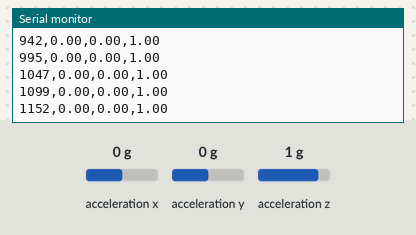
Simulated run of this sketch. Board: Arduino Uno, built with avr-gcc and run on an emulated ATmega328P. Parts: the last lines printed to the serial monitor. Wiring (inferred from the names in the program): MPU-6050 motion sensor at I2C address 0x68. Inputs (shaded band) come from the test bench; at power-on: acceleration x 0 g, acceleration y 0 g, acceleration z 1 g.

Above: at 1.2 s.
1.3 s: acceleration x set to -1.4 g
At 1.32 s:
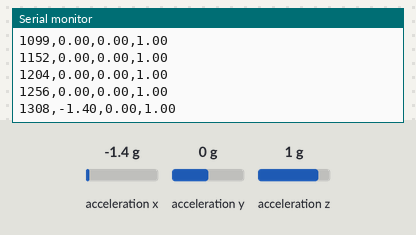
2.8 s: acceleration y set to -1.4 g
At 2.84 s:
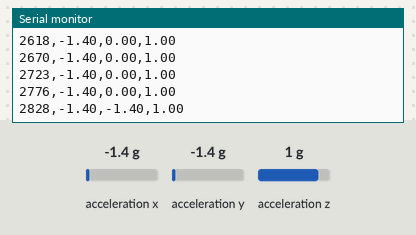
4.3 s: acceleration z set to -1.4 g
At 4.31 s:
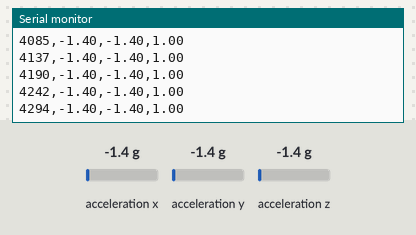
Timing chart, 0 to 7.3 s (numbered marks = the images above; inputs shaded):
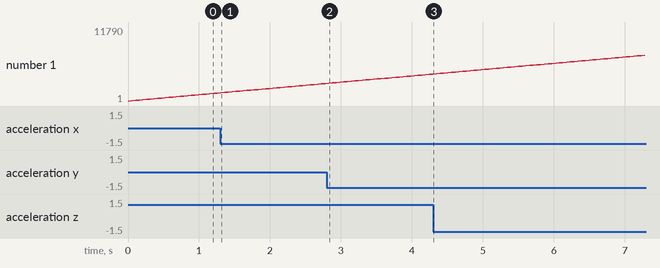

The sketch:

readsrl.ino
```cpp
#include <Wire.h>

const int MPU_addr = 0x68;

void setup() {
Wire.begin();
Serial.begin(115200);

// Wake up MPU6050
Wire.beginTransmission(MPU_addr);
Wire.write(0x6B);
Wire.write(0);
Wire.endTransmission(true);
}

void loop() {
Wire.beginTransmission(MPU_addr);
Wire.write(0x3B); // start with ACCEL_XOUT_H
Wire.endTransmission(false);
Wire.requestFrom(MPU_addr, 6, true);

int16_t ax = Wire.read() << 8 | Wire.read();
int16_t ay = Wire.read() << 8 | Wire.read();
int16_t az = Wire.read() << 8 | Wire.read();

// تحويل لـ g (تقريبًا)
float Ax = ax / 16384.0;
float Ay = ay / 16384.0;
float Az = az / 16384.0;

unsigned long t = millis();

// format: time,ax,ay,az
Serial.print(t); Serial.print(",");
Serial.print(Ax); Serial.print(",");
Serial.print(Ay); Serial.print(",");
Serial.println(Az);

delay(50); // ~20Hz
}
```

Measured:
- after the input at 1.3 s, the serial monitor: prints a new line at once (image 1)
